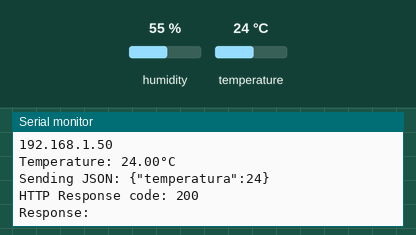
A sketch run on a simulated ESP32. Shown: the last lines printed to the serial monitor. The test bench sets the inputs (shaded band); at power-on: temperature 24 °C, humidity 55 %. WiFi joins after 1.5 s; servers stay silent unless stated; uploads are accepted with an empty reply.

Above: at 2.7 s.
2.8 s: temperature set to 12 °C
At 6.91 s:
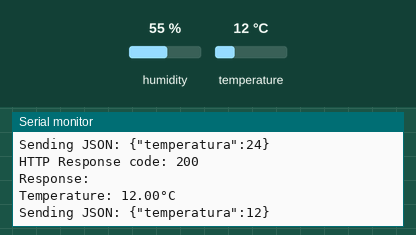
8.6 s: temperature set to 19 °C
At 13.4 s:
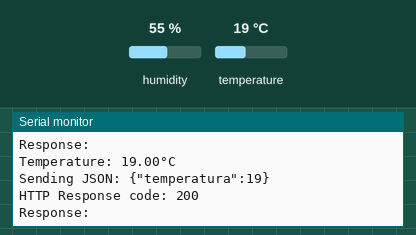
Timing chart, 0 to 14.9 s (numbered marks = the images above; inputs shaded):
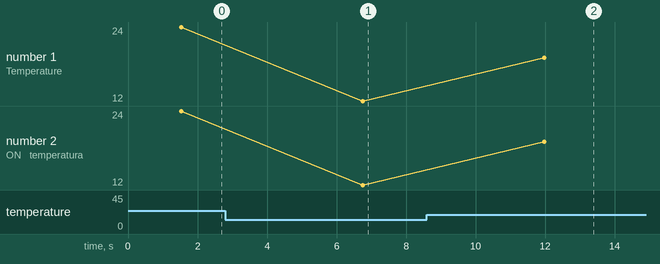

The sketch:

temperature_sender.ino
```cpp
#include <WiFi.h>
#include <HTTPClient.h>
#include <ArduinoJson.h>
#include <DHT.h>

// WiFi credentials
const char* ssid = "TWÓJ_SSID";
const char* password = "TWOJE_HASŁO";

// Cloud Run URL
const char* serverUrl = "https://iot-rest-562390583242.us-central1.run.app/";

// DHT11 configuration
#define DHTPIN 4       // Pin do którego podłączony jest DHT11
#define DHTTYPE DHT11  // Typ czujnika (DHT11)
DHT dht(DHTPIN, DHTTYPE);

// Delay between measurements (5 seconds)
const int delayTime = 5000;

void setup() {
  Serial.begin(115200);

  // Initialize DHT sensor
  dht.begin();
  Serial.println("DHT11 initialized");

  // Connect to WiFi
  WiFi.begin(ssid, password);
  Serial.println("Connecting to WiFi");

  while (WiFi.status() != WL_CONNECTED) {
    delay(500);
    Serial.print(".");
  }

  Serial.println("");
  Serial.println("WiFi connected");
  Serial.println("IP address: ");
  Serial.println(WiFi.localIP());
}

float getTemperature() {
  // Read temperature from DHT11
  float temp = dht.readTemperature();

  // Check if reading was successful
  if (isnan(temp)) {
    Serial.println("Failed to read from DHT11 sensor!");
    return -999; // Error value
  }

  return temp;
}

void sendTemperature(float temp) {
  // Don't send error readings
  if (temp == -999) return;

  if (WiFi.status() == WL_CONNECTED) {
    HTTPClient http;

    // Initialize HTTP client
    http.begin(serverUrl);
    http.addHeader("Content-Type", "application/json");

    // Create JSON document
    StaticJsonDocument<200> doc;

    // Formatowanie temperatury do 2 miejsc po przecinku
    char tempStr[10];
    dtostrf(temp, 1, 2, tempStr);  // Konwertuje float na string z 2 miejscami po przecinku
    doc["temperatura"] = atof(tempStr);  // Konwertuje string z powrotem na float

    // Serialize JSON
    String jsonString;
    serializeJson(doc, jsonString);

    // Print JSON for debugging
    Serial.print("Sending JSON: ");
    Serial.println(jsonString);

    // Send POST request
    int httpResponseCode = http.POST(jsonString);

    if (httpResponseCode > 0) {
      String response = http.getString();
      Serial.println("HTTP Response code: " + String(httpResponseCode));
      Serial.println("Response: " + response);
    } else {
      Serial.println("Error on sending POST: " + String(httpResponseCode));
    }

    http.end();
  } else {
    Serial.println("WiFi Disconnected");
    // Próba ponownego połączenia
    WiFi.begin(ssid, password);
  }
}

void loop() {
  float temperature = getTemperature();

  if (temperature != -999) {
    Serial.print("Temperature: ");
    Serial.print(temperature, 2);  // 2 miejsca po przecinku
    Serial.println("°C");

    sendTemperature(temperature);
  }

  delay(delayTime);
}
```

Measured:
- after the input at 2.8 s, the serial monitor: prints a new line after 4.0 s (image 1)
- after the input at 8.6 s, the serial monitor: prints a new line after 3.4 s (image 2)
- plotted number 1: 24 → 12 after the input at 2.8 s, 12 → 19 after the input at 8.6 s
- plotted number 2: 24 → 12 after the input at 2.8 s, 12 → 19 after the input at 8.6 s
